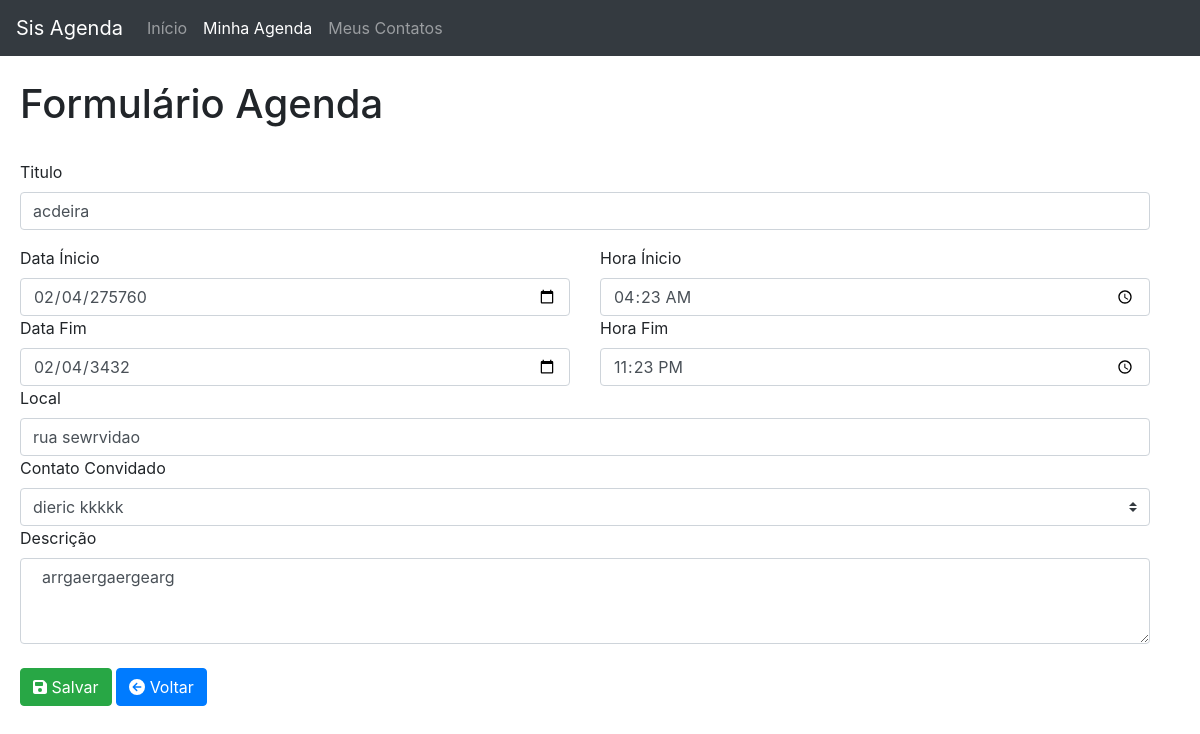
Screenshot of /screens/AgendaForm.php?id=3 with the database file from the repository.
### tables this page shows
CREATE TABLE IF NOT EXISTS `agenda` (
  `id` int(11) NOT NULL AUTO_INCREMENT,
  `titulo` varchar(45) NOT NULL,
  `data_inicio` varchar(50) NOT NULL,
  `hora_inicio` varchar(50) NOT NULL,
  `data_fim` varchar(50) NOT NULL,
  `hora_fim` varchar(50) NOT NULL,
  `local_1` varchar(45) NOT NULL,
  `descricao` varchar(500) NOT NULL,
  `convidado_id` int(11) NOT NULL,
  PRIMARY KEY (`id`),
  KEY `convidado_id` (`convidado_id`),
  CONSTRAINT `agenda_ibfk_1` FOREIGN KEY (`convidado_id`) REFERENCES `contato` (`id`)
);

### database/bdAgenda.php (called while the page is built, shortened)
<?php
class BD
{
    private $host = "localhost";
    private $dbname = "bd_tai";
    private $port = 3306;
    private $usuario = "root";
    private $senha = "";
    private $db_charset = "utf8";
    public function conn()
    {
        $conn = "mysql:host=$this->host;
            dbname=$this->dbname;port=$this->port";
        return new PDO(
            $conn,
            $this->usuario,
            $this->senha,
            [PDO::MYSQL_ATTR_INIT_COMMAND => "SET NAMES " . $this->db_charset]
        );
    }
    public function buscar($id)
    {
        $conn = $this->conn();
        $sql = "SELECT * FROM agenda WHERE id = ?";
        $st = $conn->prepare($sql);
        $arrayDados = [$id];
        $st->execute($arrayDados);
        return $st->fetchObject();
    }
    public function convidado_id(){
        $conn = $this->conn();
        $stmt = $conn->prepare("SELECT id,nome FROM contato");
        $stmt->execute();
        return $stmt;
    }
}

### screens/AgendaForm.php (the view, shortened to what this page needs)
<?php
include "../database/bdAgenda.php";
?>
<!DOCTYPE html>
<html lang="pt">
<head>
  <link rel="stylesheet" href="https://stackpath.bootstrapcdn.com/bootstrap/4.1.3/css/bootstrap.min.css" />
  <link rel="stylesheet" href="https://cdnjs.cloudflare.com/ajax/libs/font-awesome/6.1.1/css/all.min.css" />
</head>
<body>
  <?php
  $objBD = new BD();
  $objBD->conn();
  if (!empty($_GET['id'])) {
    $result = $objBD->buscar($_GET['id']);
  }
  ?>
  <nav class="navbar navbar-expand-lg navbar-dark bg-dark">
    <a class="navbar-brand" href="http://localhost/TAI/Avaliacoes/Avaliacao_TAI/index.php">Sis Agenda</a>
    <div class="collapse navbar-collapse" id="navbarNav">
      <ul class="navbar-nav">
        <li class="nav-item">
          <a class="nav-link" href="http://localhost/TAI/Avaliacoes/Avaliacao_TAI/index.php">Início </a>
        </li>
        <li class="nav-item active">
          <a class="nav-link" href="http://localhost/TAI/Avaliacoes/Avaliacao_TAI/screens/AgendaList.php">Minha Agenda <span class="sr-only">(Página atual)</span></a>
        </li>
        <li class="nav-item">
          <a class="nav-link" href="http://localhost/TAI/Avaliacoes/Avaliacao_TAI/screens/ContatoList.php">Meus Contatos</a>
        </li>
      </ul>
    </div>
  </nav>
  <br>
  <form action="./AgendaForm.php" method="post">
    <div class="Agenda">
      <h1>Formulário Agenda</h1>
      <input type="hidden" name="id" value="<?php echo !empty($result->id) ? $result->id : "" ?>" /><br>
      <div class="mb-3">
        <label for="exampleFormControlInput1" class="form-label">Titulo</label>
        <input type="text" class="form-control" name="titulo" placeholder="Reunião..." value="<?php echo !empty($result->titulo) ? $result->titulo : "" ?>" />
      </div>
      <div class="row">
        <div class="col">
          <label for="inputEmail4" class="form-label">Data Ínicio</label>
          <input type="date" class="form-control" name="data_inicio" placeholder="mm/dd/yyyy" value="<?php echo !empty($result->data_inicio) ? $result->data_inicio : "" ?>" />
        </div>
        <div class="col">
          <label for="inputPassword4" class="form-label">Hora Ínicio</label>
          <input type="time" class="form-control" name="hora_inicio" placeholder="--:-- --" value="<?php echo !empty($result->hora_inicio) ? $result->hora_inicio : "" ?>" />
        </div>
      </div>
      <div class="row">
        <div class="col">
          <label for="inputEmail4" class="form-label">Data Fim</label>
          <input type="date" class="form-control" name="data_fim" placeholder="mm/dd/yyyy" value="<?php echo !empty($result->data_fim) ? $result->data_fim : "" ?>" />
        </div>
        <div class="col">
          <label for="inputPassword4" class="form-label">Hora Fim</label>
          <input type="time" class="form-control" name="hora_fim" placeholder="--:-- --" value="<?php echo !empty($result->hora_fim) ? $result->hora_fim : "" ?>" />
        </div>
      </div>
      <div class="row">
        <div class="col">
          <label for="exampleFormControlInput1" class="form-label">Local</label>
          <input type="text" class="form-control" name="local_1" placeholder="Rua João Machado..." value="<?php echo !empty($result->local_1) ? $result->local_1 : "" ?>" />
        </div>
      </div>
      <div class="row">
        <div class="col">
          <?php
          $objBD = new BD();
          $objBD->conn();
          $resultConvidado = $objBD->convidado_id();
          echo "<label>Contato Convidado</label>
              <select class='custom-select mr-sm' name='convidado_id'>
              <option></option>";
          foreach ($resultConvidado as $item) {
            $select = $item['id'] == $result->convidado_id ? "selected" : "";
            echo "<option value='" . $item['id'] . "'  $select >" . $item['nome'] . "</option>";
          }
          echo "</select>";
          ?>
        </div>
      </div>
      <div class="row">
        <div class="col">
          <label for="exampleFormControlTextarea1" class="form-label">Descrição</label>
          <textarea class="form-control" id="exampleFormControlTextarea1" name="descricao" placeholder="Ponto de referência..." rows="3"> <?php echo !empty($result->descricao) ? $result->descricao : "" ?> </textarea>
        </div>
      </div>
      <br>
      <button type="submit" class="btn btn-success"><i class="fa-solid fa-floppy-disk"></i> Salvar</button>
      <a type="button" class="btn btn-primary" href="AgendaList.php"><i class="fa-solid fa-circle-arrow-left"></i> Voltar</a>
    </div>
  </form>
</body>
</html>

### screens/AgendaForm.php (style rules this page uses)
.Agenda { margin-left: 15px; margin-right: 50px; padding-left: 5px; }

### rows the page displays
agenda: titulo "acdeira", data_inicio "02/04/275760", hora_inicio "04:23", data_fim "02/04/3432", hora_fim "23:23", local_1 "rua sewrvidao", descricao "arrgaergaergearg"

### other values shown
form field convidado_id "dieric kkkkk"
